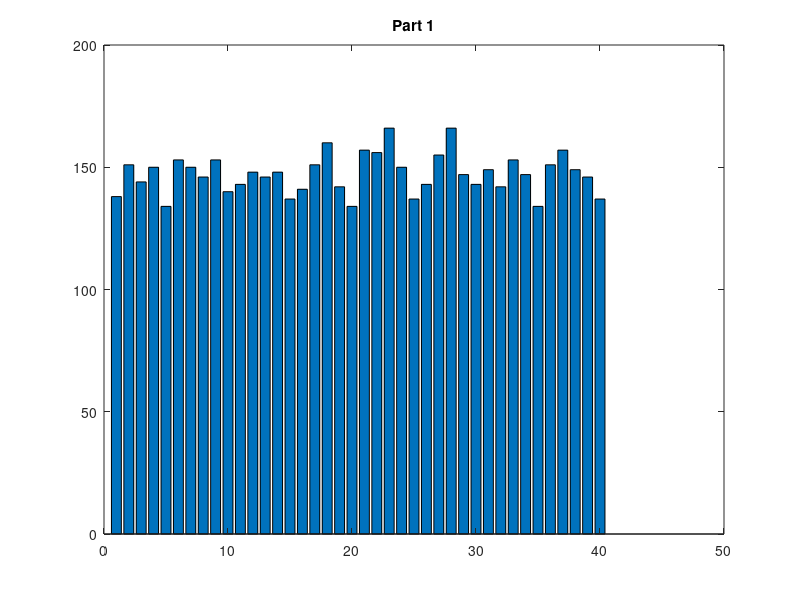
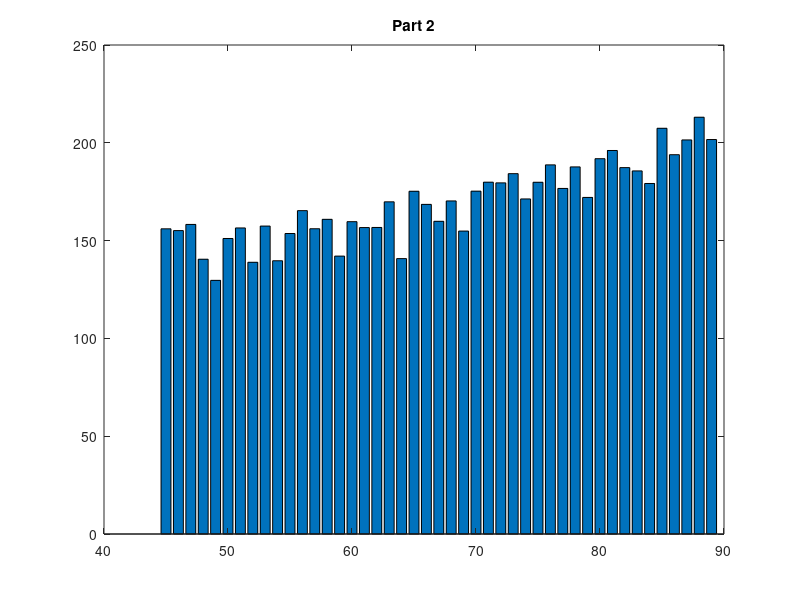
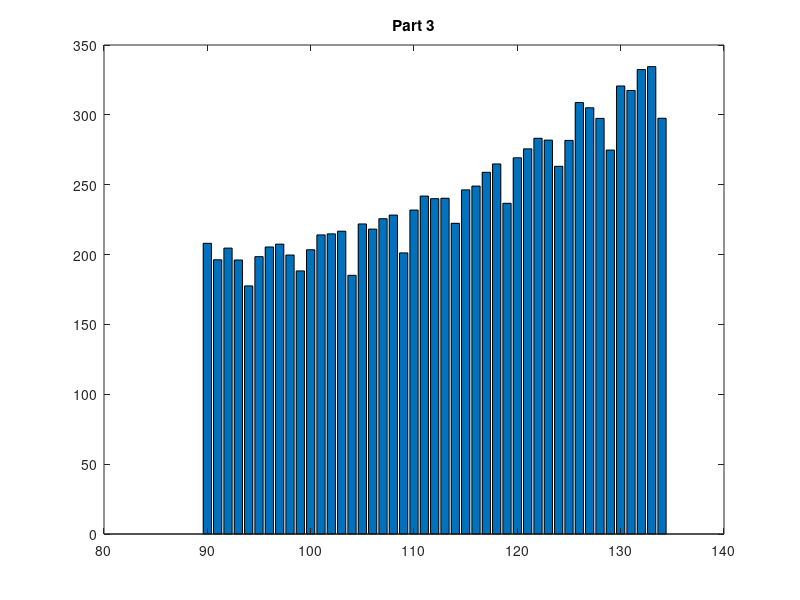
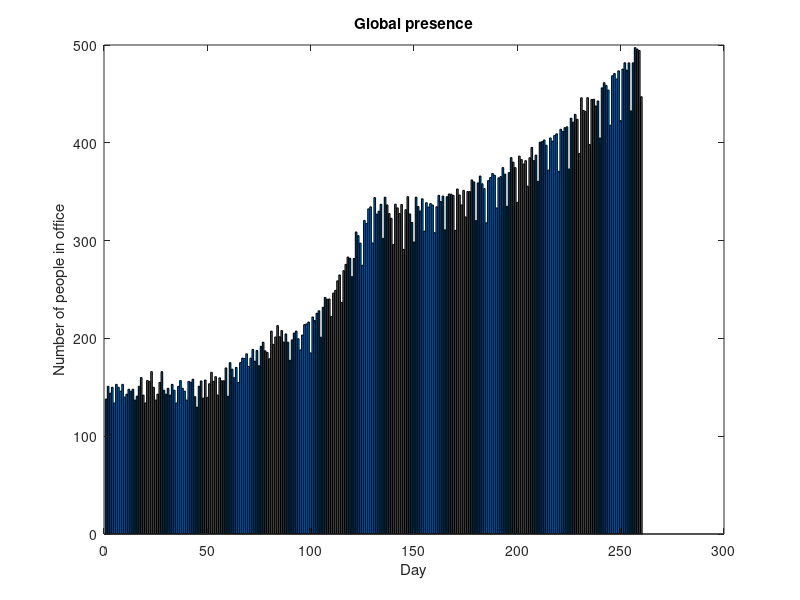

These figures' MATLAB source, in order:
%%%%%%%%%%%%%%%%%%%%%%%%%%%%%%%%%%%%%%%%%%%%%%%%%%%%%%%%%%%%%%%%%%%%%%%%%%% 
% AUTUMN HACKATHON
%
% Data generation script
%
%%%%%%%%%%%%%%%%%%%%%%%%%%%%%%%%%%%%%%%%%%%%%%%%%%%%%%%%%%%%%%%%%%%%%%%%%%%

clc; clear;

nWeeks = 52;
daysPerWeek = 5;

weeks = 1:nWeeks;
weekDays = 1:daysPerWeek;

nEmployeesLund = 1e3;
nTeamsLund = 60;
employeesPerTeam = 8;

% parameters
noiseAmpl = 0.03;

%% Generate the matrix
dayId = (1:nWeeks*daysPerWeek).';
tmp = repmat(weeks, daysPerWeek, 1);
weekNVector = tmp(:);
dayNVector = repmat(weekDays, 1, nWeeks).';

%% First part of the data
endWeek = 8;
nDays = endWeek*daysPerWeek;
avgPercentage = 0.15;

avgEmployees = nEmployeesLund * avgPercentage;
avgEmployeesVector = avgEmployees * ones(nDays,1);

% Lazy fridays
avgEmployeesVector(5:5:nDays) = avgEmployees * 0.9;

% Noise
maxNoise = noiseAmpl * nEmployeesLund;
noise = sqrt(maxNoise) * randn(nDays, 1);

noise = ceil(noise);

presence_part1 = avgEmployeesVector + noise;

figure(1)
bar(1:nDays,presence_part1)
title('Part 1')

%% Second part of data
startWeek = 9;
endWeek = 17;
nDays = (endWeek - startWeek + 1) * daysPerWeek;

days = (daysPerWeek * startWeek - 1) + (1:nDays);
days_withoutOffset = 1:nDays;

startNEmployees = nEmployeesLund * 0.15;
endNEmployees = nEmployeesLund * 0.2;

avgEmployeesVector = (startNEmployees + 0.03 * days_withoutOffset.^2).';

% Lazy fridays
avgEmployeesVector(5:5:nDays) = avgEmployeesVector(5:5:nDays) * 0.9;

% Noise
maxNoise = noiseAmpl * nEmployeesLund;
noise = sqrt(maxNoise) * randn(nDays, 1);

noise = ceil(noise);

presence_part2 = avgEmployeesVector + noise;

figure(2)
bar(days,presence_part2)
title('Part 2')

%% Third part of data
startWeek = 18;
endWeek = 26;
nDays = (endWeek - startWeek + 1) * daysPerWeek;

days = (daysPerWeek * startWeek - 1) + (1:nDays);
days_withoutOffset = 1:nDays;

startNEmployees = nEmployeesLund * 0.2;
endNEmployees = nEmployeesLund * 0.33;

avgEmployeesVector = (startNEmployees + 0.07 * days_withoutOffset.^2).';

% Lazy fridays
avgEmployeesVector(5:5:nDays) = avgEmployeesVector(5:5:nDays) * 0.9;

% Noise
maxNoise = noiseAmpl * nEmployeesLund;
noise = sqrt(maxNoise) * randn(nDays, 1);

noise = ceil(noise);

presence_part3 = avgEmployeesVector + noise;

figure(3)
bar(days,presence_part3)
title('Part 3')

%% Fourth part of data
startWeek = 27;
endWeek = 52;
nDays = (endWeek - startWeek + 1) * daysPerWeek;

days = (daysPerWeek * startWeek - 1) + (1:nDays);
days_withoutOffset = 1:nDays;

startNEmployees = nEmployeesLund * 0.33;
endNEmployees = nEmployeesLund * 0.5;

avgEmployeesVector = (startNEmployees + 0.01 * days_withoutOffset.^2).';

% Lazy fridays
avgEmployeesVector(5:5:nDays) = avgEmployeesVector(5:5:nDays) * 0.9;

% Noise
maxNoise = noiseAmpl * nEmployeesLund;
noise = sqrt(maxNoise) * randn(nDays, 1);

noise = ceil(noise);

presence_part4 = avgEmployeesVector + noise;

figure(4)
bar(days,presence_part4)
title('Part 4')

%% TOTAL

presence = [presence_part1; presence_part2; presence_part3; presence_part4];

figure(4)
bar(dayId, presence);
title('Global presence')
xlabel('Day')
ylabel('Number of people in office')

output = [dayId weekNVector dayNVector presence];


